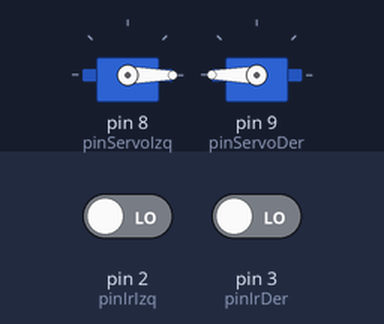
Bench run of a sketch on a simulated Arduino Uno, built with avr-gcc and run on an emulated ATmega328P. On the bench: 2 × servo. Inputs (shaded band) come from the test bench; at power-on: pin 2 (pinIrIzq) LOW, pin 3 (pinIrDer) LOW.

Above: at 1.2 s.
1.3 s: pin 2 (pinIrIzq) driven HIGH
At 2.5 s:
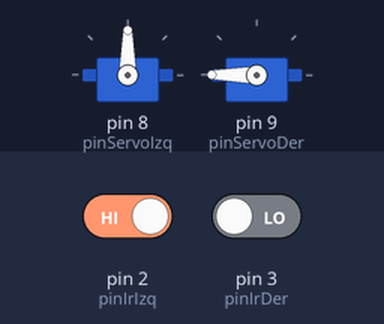
2.8 s: pin 3 (pinIrDer) driven HIGH
At 3.2 s:
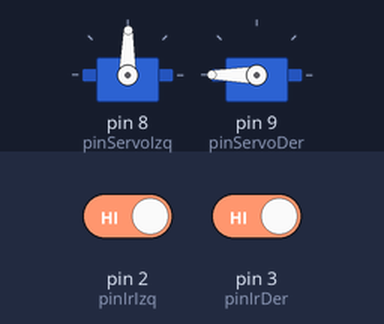
5.8 s: pin 2 (pinIrIzq) driven LOW
At 7.0 s:
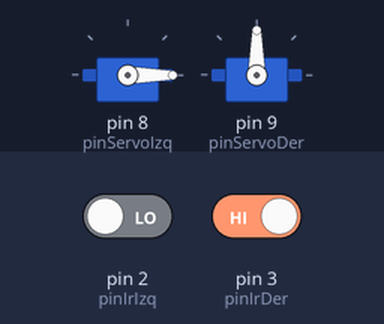
7.3 s: pin 3 (pinIrDer) driven LOW
At 8.4 s:
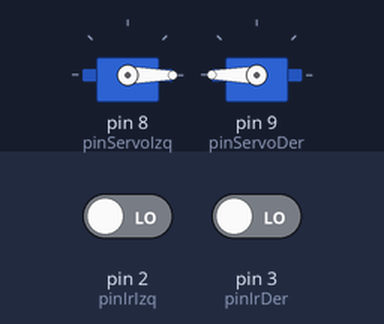
Timing chart, 0 to 9.8 s (numbered marks = the images above; inputs shaded):
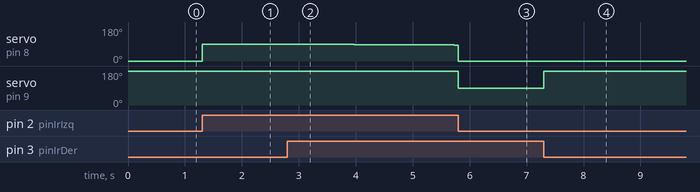

The sketch:

espiral.ino
```cpp
#include <Servo.h>
Servo servoIzq;
Servo servoDer;
int NO_LINEA = 1;
int LINEA = 0;

int pinServoDer = 9;
int pinServoIzq = 8;
int pinIrDer = 3;
int pinIrIzq = 2;

struct Salida {
 boolean activo = false;
 int servoIzq = -1;
 int servoDer = -1;
};

Salida sComp1 ;
Salida sComp2 ;
Salida sComp3 ;
double cont = 0.0;

void setup() {
 Serial.begin(9600);
 servoIzq.attach(pinServoIzq);
 servoDer.attach(pinServoDer);
 pinMode( pinIrDer , INPUT);
 pinMode( pinIrIzq , INPUT);
}
void loop() {

 int valorSensorIzq = digitalRead(pinIrIzq);
 int valorSensorDer = digitalRead(pinIrDer);

 if (!sComp1.activo)
  cont = 0;


 comp1_EntratEnPista(valorSensorIzq,valorSensorDer);
 if ( sComp1.activo ){
 //Serial.println("Comp1 ACTIVO ");
 //Serial.println("ServoIzq:"+String(sComp1.servoIzq));
 //Serial.println("ServoDer:"+String(sComp1.servoDer));
 servoIzq.write(sComp1.servoIzq);
 servoDer.write(sComp1.servoDer);

 return;
 }

 comp2_CorregirTrayectoria(valorSensorIzq,valorSensorDer);
 if ( sComp2.activo ){
 //Serial.println("Comp2 ACTIVO ");
 //Serial.println("ServoIzq:"+String(sComp2.servoIzq));
 //Serial.println("ServoDer:"+String(sComp2.servoDer));
 servoIzq.write(sComp2.servoIzq);
 servoDer.write(sComp2.servoDer);
 return;
 }

 comp3_Avanzar(valorSensorIzq,valorSensorDer);
 if ( sComp3.activo ){
 //Serial.println("Comp3 ACTIVO ");
 //Serial.println("ServoIzq:"+String(sComp3.servoIzq));
 //Serial.println("ServoDer:"+String(sComp3.servoDer));
 servoIzq.write(sComp3.servoIzq);
 servoDer.write(sComp3.servoDer);
 return;
 }
}

void comp1_EntratEnPista(int valorSensorIzq,int valorSensorDer){
 sComp1.activo = false;
 if( valorSensorIzq == NO_LINEA && valorSensorDer == NO_LINEA ){
 cont = cont + 0.0003;
 sComp1.activo = true;
 sComp1.servoIzq = 90.0- cont;
 sComp1.servoDer = 180;
 }
}
void comp2_CorregirTrayectoria(int valorSensorIzq,int valorSensorDer){
 sComp2.activo = false;
 if( valorSensorIzq == LINEA && valorSensorDer == NO_LINEA ){
 sComp2.activo = true;
 sComp2.servoIzq = 0;
 sComp2.servoDer = 90;

 }
 if( valorSensorIzq == NO_LINEA && valorSensorDer == LINEA ){
 sComp2.activo = true;
 sComp2.servoIzq = 90;
 sComp2.servoDer = 180;
 }
}
void comp3_Avanzar(int valorSensorIzq,int valorSensorDer){
 sComp3.activo = false;
 if( valorSensorIzq == LINEA && valorSensorDer == LINEA){
 sComp3.activo = true;
 sComp3.servoIzq = 0;
 sComp3.servoDer = 180;
 }
}
```

Measured:
- after the input at 1.3 s, servo on pin 8 (pinServoIzq): 0° → 90° at once
- after the input at 2.8 s, servo on pin 8 (pinServoIzq): moves from 90° to 84° over 2.9 s, starting at once
- after the input at 5.8 s, servo on pin 9 (pinServoDer): 180° → 90° at once
- after the input at 7.3 s, servo on pin 9 (pinServoDer): 90° → 180° at once
